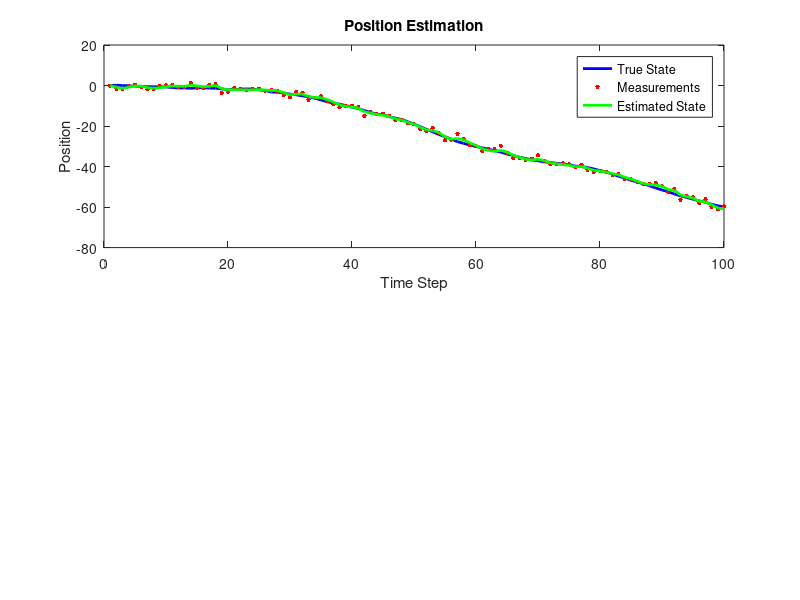

This figure's MATLAB source: (Note: this script raises an error after producing the figure.)
% Define the state-space model
A = [1 1; 0 1];  % State transition matrix
B = [0.5; 1];    % Control input matrix (if applicable)
H = [1 0];       % Measurement matrix
Q = [0.02 0; 0 0.02];  % Process noise covariance
R = 1.5;           % Measurement noise covariance

% Initialize the initial state estimate and covariance
x_hat = [0; 0];   % Initial state estimate
P = eye(2);       % Initial state covariance

% Initialize the initial state
true_state(:, 1) = [0; 0];  % Initial state at t = 1

% Simulate measurements (replace this with your actual measurements)
T = 100;          % Number of time steps
measurements = zeros(1, T);

for t = 2:T  % Start the loop at t = 2 since t = 1 is already initialized
    % Simulate the true state dynamics (replace this with your system model)
    true_state(:, t) = A * true_state(:, t-1) + sqrt(Q) * randn(2, 1);
    
    % Simulate a noisy measurement (replace this with your measurement model)
    measurements(t) = H * true_state(:, t) + sqrt(R) * randn;
    
    % Kalman filter prediction step
    x_hat_minus = A * x_hat;
    P_minus = A * P * A' + Q;
    
    % Kalman filter update step
    K = P_minus * H' / (H * P_minus * H' + R);
    x_hat = x_hat_minus + K * (measurements(t) - H * x_hat_minus);
    P = (eye(2) - K * H) * P_minus;
    
    % Store the estimated state
    estimated_state(:, t) = x_hat;
end


% Plot the true state, measurements, and estimated state
figure;
subplot(2,1,1);
plot(true_state(1,:), 'b', 'LineWidth', 2);
hold on;
plot(measurements, 'r.', 'MarkerSize', 10);
plot(estimated_state(1,:), 'g', 'LineWidth', 2);
xlabel('Time Step');
ylabel('Position');
legend('True State', 'Measurements', 'Estimated State');
title('Position Estimation');
sdf
sd
s
d
sd
sd

subplot(2,1,2);
plot(true_state(2,:), 'b', 'LineWidth', 2);
hold on;
plot(estimated_state(2,:), 'g', 'LineWidth', 2);
xlabel('Time Step');
ylabel('Velocity');
legend('True State', 'Estimated State');
title('Velocity Estimation');

